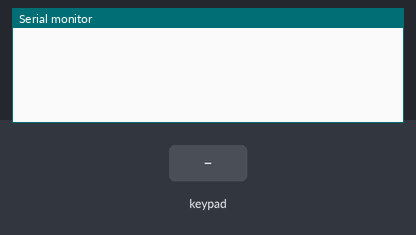
Bench run of a sketch on a simulated Raspberry Pi Pico W. On the bench: the last lines printed to the serial monitor. The test bench sets the inputs (shaded band).

Above: at 1.2 s.
1.3 s: key '1' pressed
At 2.5 s:
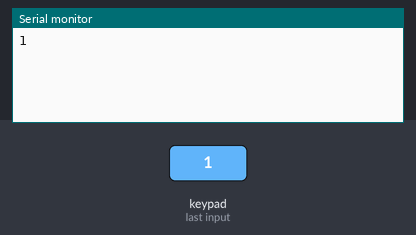
2.8 s: keypad keys 5 4 3 2 # pressed 0.4 s apart
At 4.8 s:
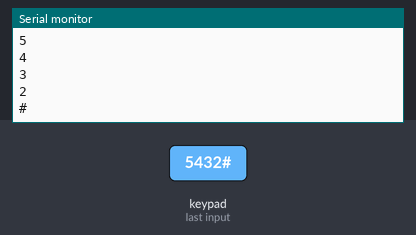
6.3 s: key 'A' pressed
At 7.5 s:
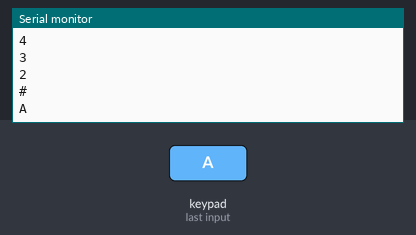
7.8 s: keypad keys 5 4 3 2 * pressed 0.4 s apart
At 10.2 s:
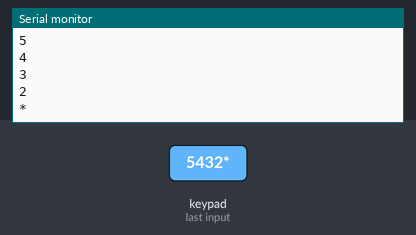
11.3 s: key 'B' pressed
At 12.5 s:
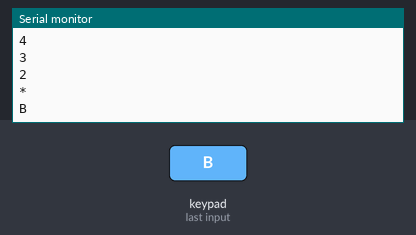
12.8 s: keypad keys 5 4 3 2 D pressed 0.4 s apart
At 15.1 s:
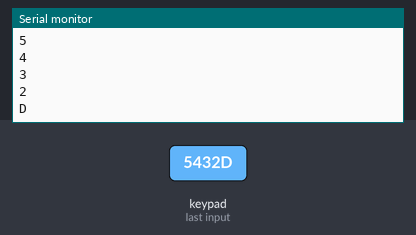
Timing chart, 0 to 16.6 s (numbered marks = the images above; inputs shaded):
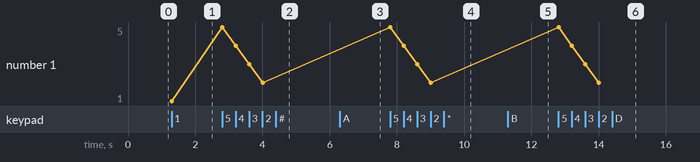

The sketch:

sketch.ino
```cpp
#include <Keypad.h>

const uint8_t ROWS = 4;
const uint8_t COLS = 4;
char keys[ROWS][COLS] = {
  { '1', '2', '3', 'A' },
  { '4', '5', '6', 'B' },
  { '7', '8', '9', 'C' },
  { '*', '0', '#', 'D' }
};

uint8_t colPins[COLS] = { 5, 4, 3, 2 }; // Pins connected to C1, C2, C3, C4
uint8_t rowPins[ROWS] = { 9, 8, 7, 6 }; // Pins connected to R1, R2, R3, R4

Keypad keypad = Keypad(makeKeymap(keys), rowPins, colPins, ROWS, COLS);

void setup() {
  Serial.begin(9600);
}

void loop() {
  char key = keypad.getKey();

  if (key != NO_KEY) {
    Serial.println(key);
  }
}
```

Measured:
- after the input at 1.3 s, the serial monitor: prints a new line at once (image 1)
- after the input at 2.8 s, the serial monitor: prints a new line at once (image 2)
- after the input at 6.3 s, the serial monitor: prints a new line at once (image 3)
- after the input at 7.8 s, the serial monitor: prints a new line at once (image 4)
- after the input at 11.3 s, the serial monitor: prints a new line at once (image 5)
- after the input at 12.8 s, the serial monitor: prints a new line at once (image 6)
- plotted number 1: 1 → 2 after the input at 2.8 s
